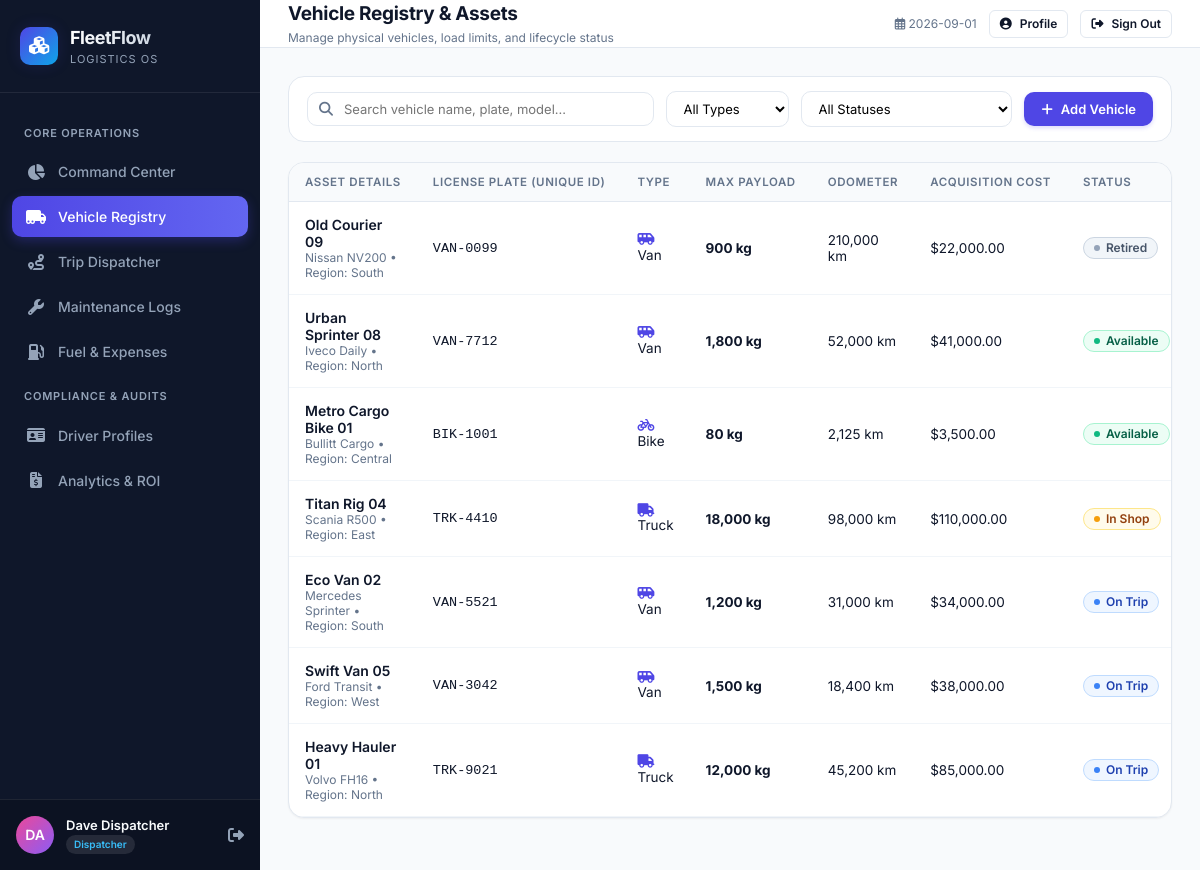
Page /vehicles (signed in) on the committed database.
### tables this page shows
CREATE TABLE users (
        id INTEGER PRIMARY KEY AUTOINCREMENT,
        name TEXT NOT NULL,
        email TEXT UNIQUE NOT NULL,
        password TEXT NOT NULL,
        role TEXT NOT NULL,
        is_active INTEGER DEFAULT 1,
        reset_token TEXT,
        reset_token_expiry TIMESTAMP,
        last_login TIMESTAMP,
        created_at TIMESTAMP DEFAULT CURRENT_TIMESTAMP
    );

CREATE TABLE vehicles (
        id INTEGER PRIMARY KEY AUTOINCREMENT,
        name TEXT NOT NULL,
        model TEXT NOT NULL,
        license_plate TEXT UNIQUE NOT NULL,
        type TEXT NOT NULL,
        max_capacity REAL NOT NULL,
        odometer INTEGER DEFAULT 0,
        acquisition_cost REAL DEFAULT 0,
        region TEXT DEFAULT 'Central',
        status TEXT DEFAULT 'Available',
        created_at TIMESTAMP DEFAULT CURRENT_TIMESTAMP
    );

### app.py (the view)
@app.route('/vehicles')
@login_required
def vehicles():
    conn = get_db()
    vehicles_list = conn.execute("SELECT * FROM vehicles ORDER BY id DESC").fetchall()
    conn.close()
    return render_template('vehicles.html', vehicles=vehicles_list)

### app.py (called while the page is built)
@login_manager.user_loader
def load_user(user_id):
    conn = get_db()
    user = conn.execute('SELECT * FROM users WHERE id = ?', (user_id,)).fetchone()
    conn.close()
    if user:
        return User(user['id'], user['email'], user['role'], user['name'], user['is_active'])
    return None

@app.context_processor
def utility_processor():
    def get_today():
        return date.today().isoformat()
    def is_expired(expiry_date):
        if not expiry_date:
            return False
        try:
            exp = datetime.strptime(str(expiry_date)[:10], '%Y-%m-%d').date()
            return exp < date.today()
        except Exception:
            return False
    def days_until(expiry_date):
        if not expiry_date:
            return None
        try:
            exp = datetime.strptime(str(expiry_date)[:10], '%Y-%m-%d').date()
            return (exp - date.today()).days
        except Exception:
            return None
    return dict(today=get_today, is_expired=is_expired, days_until=days_until)

    @property
    def is_active(self):
        return bool(self._is_active)

### database/connection.py (called while the page is built)
def get_db():
    conn = sqlite3.connect(DB_PATH)
    conn.row_factory = sqlite3.Row
    conn.execute('PRAGMA foreign_keys = ON;')
    return conn

### templates/vehicles.html (shortened to what this page needs)
{% extends "base.html" %}
{% block header_title %}Vehicle Registry & Assets{% endblock %}
{% block header_subtitle %}Manage physical vehicles, load limits, and lifecycle status{% endblock %}
{% block content %}
<div class="filter-bar">
    <div class="search-input-group">
        <i class="fas fa-search"></i>
        <input type="text" id="tableSearchInput" class="form-control" placeholder="Search vehicle name, plate, model...">
    </div>
    <div>
        <select id="typeFilter" class="form-select">
            <option value="">All Types</option>
        </select>
    </div>
    <div>
        <select id="statusFilter" class="form-select">
            <option value="">All Statuses</option>
        </select>
    </div>
    <button class="btn btn-primary" data-modal-target="addVehicleModal">
        <i class="fas fa-plus"></i> Add Vehicle
    </button>
</div>
<div class="panel">
    <div class="table-responsive">
        <table class="data-table">
            <thead>
                <tr>
                    <th>Asset Details</th>
                    <th>License Plate (Unique ID)</th>
                    <th>Type</th>
                    <th>Max Payload</th>
                    <th>Odometer</th>
                    <th>Acquisition Cost</th>
                    <th>Status</th>
                </tr>
            </thead>
            <tbody>
                {% for v in vehicles %}
                <tr data-type="{{ v.type }}" data-status="{{ v.status }}" data-region="{{ v.region }}">
                    <td>
                        <div style="font-weight: 600; font-size: 14px;">{{ v.name }}</div>
                        <div style="font-size: 12px; color: var(--text-muted);">{{ v.model }} • Region: {{ v.region }}</div>
                    </td>
                    <td><code>{{ v.license_plate }}</code></td>
                    <td>
                        <i class="fas {% if v.type=='Truck' %}fa-truck{% elif v.type=='Van' %}fa-shuttle-van{% else %}fa-bicycle{% endif %}" style="color: var(--primary);"></i>
                        {{ v.type }}
                    </td>
                    <td><strong>{{ "{:,.0f}".format(v.max_capacity) }} kg</strong></td>
                    <td>{{ "{:,}".format(v.odometer) }} km</td>
                    <td>${{ "{:,.2f}".format(v.acquisition_cost) }}</td>
                    <td>
                        <span class="status-pill pill-{{ v.status.lower().replace(' ', '') }}">
                            {{ v.status }}
                        </span>
                    </td>
                </tr>
                {% endfor %}
            </tbody>
        </table>
    </div>
</div>
{% endblock %}

### templates/base.html (shortened to what this page needs)
﻿<!DOCTYPE html>
<html lang="en">
<head>
    <link rel="stylesheet" href="https://cdnjs.cloudflare.com/ajax/libs/font-awesome/6.5.1/css/all.min.css">
    <link rel="stylesheet" href="{{ url_for('static', filename='css/style.css') }}">
</head>
<body>
    <div class="app-container">
        <aside class="sidebar">
            <div class="sidebar-header">
                <div class="logo-badge">
                    <i class="fas fa-cubes"></i>
                </div>
                <div class="logo-text">
                    <h1>FleetFlow</h1>
                    <span>Logistics OS</span>
                </div>
            </div>
            <nav class="sidebar-nav">
                <div class="nav-section-title">Core Operations</div>
                <a href="{{ url_for('dashboard') }}"
                    class="nav-link {% if request.endpoint == 'dashboard' %}active{% endif %}">
                    <i class="fas fa-chart-pie"></i>
                    <span>Command Center</span>
                </a>
                <a href="{{ url_for('vehicles') }}"
                    class="nav-link {% if request.endpoint == 'vehicles' %}active{% endif %}">
                    <i class="fas fa-truck-moving"></i>
                    <span>Vehicle Registry</span>
                </a>
                <a href="{{ url_for('trips') }}" class="nav-link {% if request.endpoint == 'trips' %}active{% endif %}">
                    <i class="fas fa-route"></i>
                    <span>Trip Dispatcher</span>
                </a>
                <a href="{{ url_for('maintenance') }}"
                    class="nav-link {% if request.endpoint == 'maintenance' %}active{% endif %}">
                    <i class="fas fa-wrench"></i>
                    <span>Maintenance Logs</span>
                </a>
                <a href="{{ url_for('expenses') }}"
                    class="nav-link {% if request.endpoint == 'expenses' %}active{% endif %}">
                    <i class="fas fa-gas-pump"></i>
                    <span>Fuel & Expenses</span>
                </a>
                <div class="nav-section-title">Compliance & Audits</div>
                <a href="{{ url_for('drivers') }}"
                    class="nav-link {% if request.endpoint == 'drivers' %}active{% endif %}">
                    <i class="fas fa-id-card"></i>
                    <span>Driver Profiles</span>
                </a>
                <a href="{{ url_for('reports') }}"
                    class="nav-link {% if request.endpoint == 'reports' %}active{% endif %}">
                    <i class="fas fa-file-invoice-dollar"></i>
                    <span>Analytics & ROI</span>
                </a>
            </nav>
            <div class="sidebar-footer">
                <div class="user-card">
                    <div class="user-avatar">
                        {{ current_user.name[:2].upper() if current_user.is_authenticated else 'FF' }}
                    </div>
                    <div class="user-info">
                        <div class="user-name">{{ current_user.name if current_user.is_authenticated else 'Guest User'
                            }}</div>
                        <span class="user-role-badge">{{ current_user.role if current_user.is_authenticated else
                            'Viewer' }}</span>
                    </div>
                    <a href="{{ url_for('logout') }}" title="Logout"
                        style="color: #94a3b8; font-size: 16px; margin-left: 8px;">
                        <i class="fas fa-sign-out-alt"></i>
                    </a>
                </div>
            </div>
        </aside>
        <div class="main-wrapper">
            <header class="top-navbar">
                <div class="page-title">
                    <h2>{% block header_title %}Command Center{% endblock %}</h2>
                    <p>{% block header_subtitle %}Overview of fleet operations and logistics telemetry{% endblock %}</p>
                </div>
                <div class="nav-actions">
                    <span style="font-size: 12px; color: var(--text-muted);">
                        <i class="far fa-calendar-alt"></i> {{ today() }}
                    </span>
                    <a href="{{ url_for('profile') }}" class="btn btn-secondary btn-sm">
                        <i class="fas fa-user-circle"></i> Profile
                    </a>
                    <a href="{{ url_for('logout') }}" class="btn btn-secondary btn-sm" title="Sign out">
                        <i class="fas fa-sign-out-alt"></i> Sign Out
                    </a>
                </div>
            </header>
            <main class="content-body">
                {% block content %}{% endblock %}
            </main>
        </div>
    </div>
</body>
</html>

### rows in the picture
users: name "DA", name "Dave Dispatcher", role "Dispatcher"
vehicles: name "Old Courier 09", model "Nissan NV200", region "South", license_plate "VAN-0099", type "Van", max_capacity "900", odometer "210,000", acquisition_cost "22,000.00", status "Retired"
vehicles: name "Urban Sprinter 08", model "Iveco Daily", region "North", license_plate "VAN-7712", type "Van", max_capacity "1,800", odometer "52,000", acquisition_cost "41,000.00", status "Available"
vehicles: name "Metro Cargo Bike 01", model "Bullitt Cargo", region "Central", license_plate "BIK-1001", type "Bike", max_capacity "80", odometer "2,125", acquisition_cost "3,500.00", status "Available"
vehicles: name "Titan Rig 04", model "Scania R500", region "East", license_plate "TRK-4410", type "Truck", max_capacity "18,000", odometer "98,000", acquisition_cost "110,000.00", status "In Shop"
vehicles: name "Eco Van 02", model "Mercedes Sprinter", region "South", license_plate "VAN-5521", type "Van", max_capacity "1,200", odometer "31,000", acquisition_cost "34,000.00", status "On Trip"
vehicles: name "Swift Van 05", model "Ford Transit", region "West", license_plate "VAN-3042", type "Van", max_capacity "1,500", odometer "18,400", acquisition_cost "38,000.00", status "On Trip"
vehicles: name "Heavy Hauler 01", model "Volvo FH16", region "North", license_plate "TRK-9021", type "Truck", max_capacity "12,000", odometer "45,200", acquisition_cost "85,000.00", status "On Trip"
